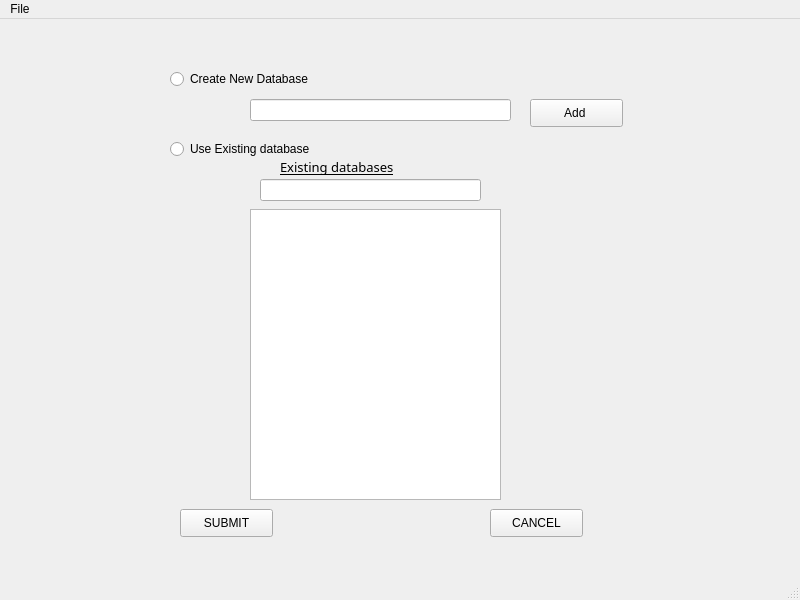
<?xml version="1.0" encoding="UTF-8"?>
<ui version="4.0">
 <class>MainWindow</class>
 <widget class="QMainWindow" name="MainWindow">
  <property name="geometry">
   <rect>
    <x>0</x>
    <y>0</y>
    <width>800</width>
    <height>600</height>
   </rect>
  </property>
  <property name="windowTitle">
   <string>MainWindow</string>
  </property>
  <widget class="QWidget" name="centralwidget">
   <widget class="QStackedWidget" name="stackedWidget">
    <property name="geometry">
     <rect>
      <x>0</x>
      <y>0</y>
      <width>778</width>
      <height>561</height>
     </rect>
    </property>
    <property name="currentIndex">
     <number>0</number>
    </property>
    <widget class="QWidget" name="page_3">
     <widget class="QRadioButton" name="radioButton">
      <property name="geometry">
       <rect>
        <x>170</x>
        <y>50</y>
        <width>211</width>
        <height>20</height>
       </rect>
      </property>
      <property name="text">
       <string>Create New Database</string>
      </property>
     </widget>
     <widget class="QRadioButton" name="radioButton_2">
      <property name="geometry">
       <rect>
        <x>170</x>
        <y>120</y>
        <width>171</width>
        <height>20</height>
       </rect>
      </property>
      <property name="text">
       <string>Use Existing database</string>
      </property>
     </widget>
     <widget class="QListView" name="listView">
      <property name="geometry">
       <rect>
        <x>250</x>
        <y>190</y>
        <width>251</width>
        <height>291</height>
       </rect>
      </property>
     </widget>
     <widget class="QLabel" name="label">
      <property name="geometry">
       <rect>
        <x>280</x>
        <y>140</y>
        <width>181</width>
        <height>16</height>
       </rect>
      </property>
      <property name="font">
       <font>
        <family>Algerian</family>
        <pointsize>10</pointsize>
        <underline>true</underline>
       </font>
      </property>
      <property name="text">
       <string>Existing databases</string>
      </property>
     </widget>
     <widget class="QLineEdit" name="lineEdit">
      <property name="geometry">
       <rect>
        <x>250</x>
        <y>80</y>
        <width>261</width>
        <height>22</height>
       </rect>
      </property>
      <property name="text">
       <string/>
      </property>
     </widget>
     <widget class="QPushButton" name="pushButton_2">
      <property name="geometry">
       <rect>
        <x>180</x>
        <y>490</y>
        <width>93</width>
        <height>28</height>
       </rect>
      </property>
      <property name="text">
       <string>SUBMIT</string>
      </property>
     </widget>
     <widget class="QPushButton" name="pushButton_3">
      <property name="geometry">
       <rect>
        <x>490</x>
        <y>490</y>
        <width>93</width>
        <height>28</height>
       </rect>
      </property>
      <property name="text">
       <string>CANCEL</string>
      </property>
     </widget>
     <widget class="QPushButton" name="pushButton">
      <property name="geometry">
       <rect>
        <x>530</x>
        <y>80</y>
        <width>93</width>
        <height>28</height>
       </rect>
      </property>
      <property name="text">
       <string>Add </string>
      </property>
     </widget>
     <widget class="QLineEdit" name="lineEdit_3">
      <property name="geometry">
       <rect>
        <x>260</x>
        <y>160</y>
        <width>221</width>
        <height>22</height>
       </rect>
      </property>
     </widget>
    </widget>
    <widget class="QWidget" name="page_4">
     <widget class="QLabel" name="label_2">
      <property name="geometry">
       <rect>
        <x>190</x>
        <y>0</y>
        <width>361</width>
        <height>71</height>
       </rect>
      </property>
      <property name="font">
       <font>
        <family>Times New Roman</family>
        <pointsize>12</pointsize>
       </font>
      </property>
      <property name="text">
       <string/>
      </property>
     </widget>
     <widget class="Line" name="line">
      <property name="geometry">
       <rect>
        <x>10</x>
        <y>80</y>
        <width>761</width>
        <height>20</height>
       </rect>
      </property>
      <property name="orientation">
       <enum>Qt::Horizontal</enum>
      </property>
     </widget>
     <widget class="QLabel" name="label_3">
      <property name="geometry">
       <rect>
        <x>50</x>
        <y>110</y>
        <width>101</width>
        <height>21</height>
       </rect>
      </property>
      <property name="font">
       <font>
        <family>Times New Roman</family>
        <pointsize>10</pointsize>
       </font>
      </property>
      <property name="text">
       <string>Table Name:</string>
      </property>
      <property name="buddy">
       <cstring>lineEdit_2</cstring>
      </property>
     </widget>
     <widget class="QLineEdit" name="lineEdit_2">
      <property name="geometry">
       <rect>
        <x>150</x>
        <y>110</y>
        <width>331</width>
        <height>22</height>
       </rect>
      </property>
     </widget>
     <widget class="QPushButton" name="pushButton_4">
      <property name="geometry">
       <rect>
        <x>50</x>
        <y>150</y>
        <width>111</width>
        <height>28</height>
       </rect>
      </property>
      <property name="text">
       <string>Browse File</string>
      </property>
     </widget>
     <widget class="QTableWidget" name="tableWidget">
      <property name="geometry">
       <rect>
        <x>50</x>
        <y>190</y>
        <width>401</width>
        <height>321</height>
       </rect>
      </property>
     </widget>
     <widget class="QPushButton" name="pushButton_5">
      <property name="geometry">
       <rect>
        <x>360</x>
        <y>520</y>
        <width>93</width>
        <height>28</height>
       </rect>
      </property>
      <property name="text">
       <string>Create Table </string>
      </property>
     </widget>
     <widget class="QLabel" name="label_4">
      <property name="geometry">
       <rect>
        <x>170</x>
        <y>149</y>
        <width>581</width>
        <height>31</height>
       </rect>
      </property>
      <property name="font">
       <font>
        <family>Sitka Heading</family>
        <pointsize>9</pointsize>
       </font>
      </property>
      <property name="text">
       <string>No file Selected </string>
      </property>
     </widget>
     <widget class="QPushButton" name="pushButton_6">
      <property name="geometry">
       <rect>
        <x>600</x>
        <y>20</y>
        <width>93</width>
        <height>28</height>
       </rect>
      </property>
      <property name="text">
       <string>Change </string>
      </property>
     </widget>
    </widget>
   </widget>
  </widget>
  <widget class="QMenuBar" name="menubar">
   <property name="geometry">
    <rect>
     <x>0</x>
     <y>0</y>
     <width>800</width>
     <height>26</height>
    </rect>
   </property>
   <widget class="QMenu" name="menuFile">
    <property name="title">
     <string>File</string>
    </property>
    <addaction name="actionAnshika"/>
   </widget>
   <addaction name="menuFile"/>
  </widget>
  <widget class="QStatusBar" name="statusbar"/>
  <action name="actionAnshika">
   <property name="text">
    <string>Anshika</string>
   </property>
  </action>
 </widget>
 <resources/>
 <connections/>
</ui>
